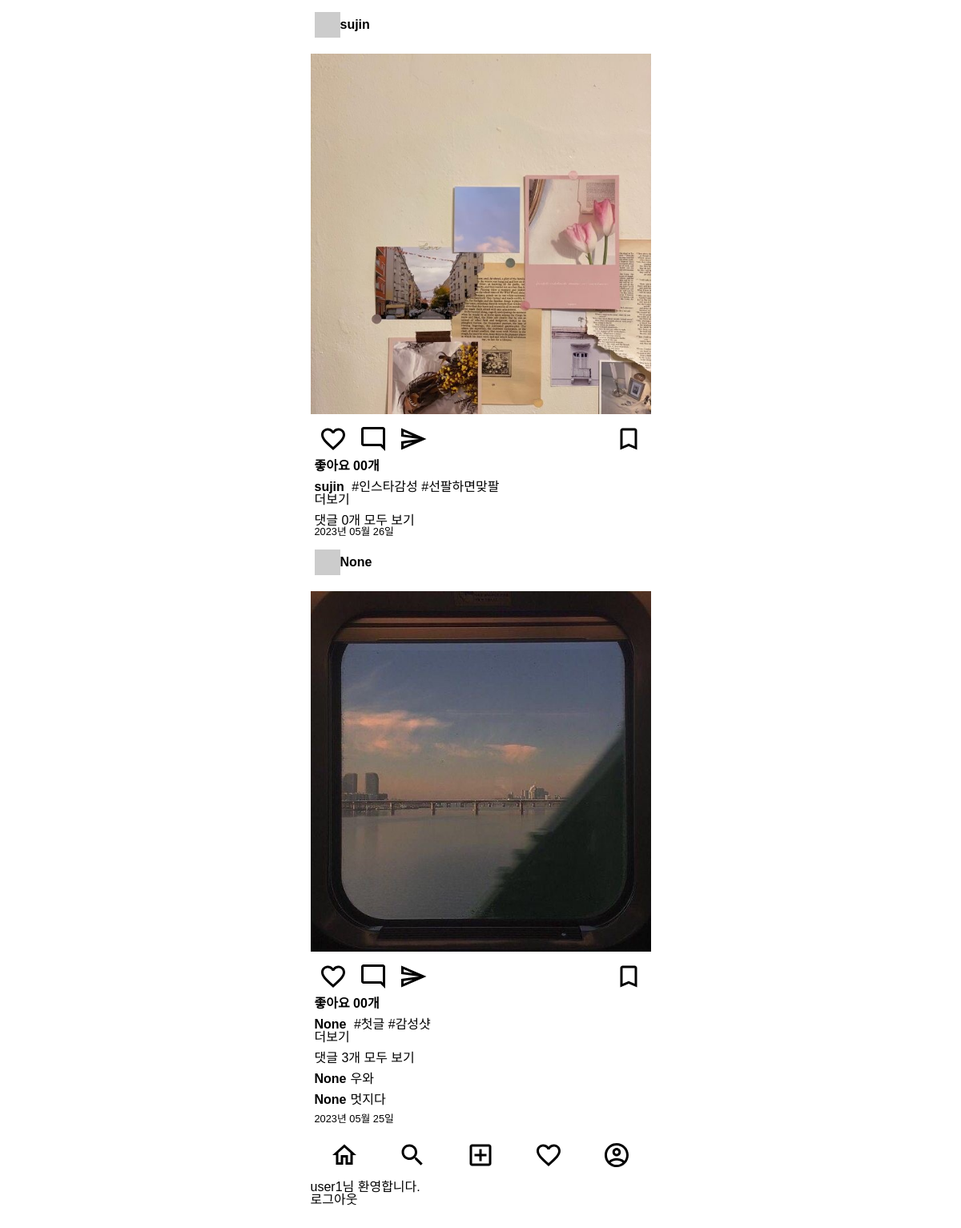
The page / (signed in) on the database its author committed.
### posts/models.py (models this page shows)
class Post(models.Model):
    image = models.ImageField(verbose_name='이미지', null=True, blank=True)
    content = models.TextField(verbose_name='내용')
    created_at = models.DateTimeField(verbose_name='작성일', auto_now_add=True)
    view_count = models.IntegerField(verbose_name='조회수', default=0)
    writer = models.ForeignKey(to=User, on_delete=models.CASCADE, null=True, blank=True)

class Comment(models.Model):
    content = models.TextField(verbose_name='내용')
    created_at = models.DateTimeField(verbose_name='작성일', auto_now_add=True)
    post = models.ForeignKey(to='Post', on_delete=models.CASCADE)
    writer = models.ForeignKey(to=User, on_delete=models.CASCADE, null=True, blank=True)

### users/models.py (models this page shows)
class User(AbstractUser): # AbstractUser 상속
    phone = models.CharField(verbose_name='전화번호', max_length=11)
    objects = UserManager()

### posts/views.py (the view)
# urls.py: path('', index, name='index'),
def index(request):
    post_list = Post.objects.all().order_by('-created_at') # Post 전체 데이터 조회
    context = {
        'post_list': post_list,
    }
    return render(request, 'index.html', context)

### templates/index.html (shortened to what this page needs)
{% extends 'base.html' %}
{% load static %}
{% block content %}
<main>
    <div class="card-list">
        {% for post in post_list %}
            {% include 'mixin/posts/post_card.html' with detail=False %}
        {% endfor %}
    </div>
</main>
{% endblock %}

### templates/base.html (shortened to what this page needs)
{% load static %}
<!DOCTYPE html>
<html lang="ko">
<head>
    <link rel="stylesheet" href="{% static 'css/reset.css' %}">
    <link rel="stylesheet" href="{% static 'css/index.css' %}">
</head>
<body class="container">
    <div>
    {% block content %}
    {% endblock %}
    </div>
    <div>
        <nav>
            <ul class="bottom-menu-group">
                <li>
                    <a href="{% url 'index' %}">
                        <img src="{% static 'icons/home_outlined_black_36dp.svg'%}" alt="홈">
                    </a>
                </li>
                <li>
                    <img src="{% static 'icons/search_outlined_black_36dp.svg' %}" alt="검색">
                </li>
                <li>
                    <a href="{% url 'posts:post-create' %}">
                        <img src="{% static 'icons/add_box_outlined_black_36dp.svg' %}" alt="글쓰기">
                    </a>
                </li>
                <li>
                    <img src="{% static 'icons/favorite_outlined_black_36dp.svg' %}" alt="좋아요">
                </li>
                <li>
                    <img src="{% static 'icons/account_circle_outlined_black_36dp.svg' %}" alt="프로필">
                </li>
            </ul>
        </nav>
    </div>
    {% if request.user.is_authenticated %}
        <div>
            {{ user.username }}님 환영합니다.
        </div>
        <a href="{% url 'accounts:logout' %}">로그아웃</a>
    {% else %}
    <a href="{% url 'accounts:login' %}">로그인</a>
    <a href="{% url 'accounts:signup' %}">회원가입</a>
    {% endif %}
</body>
</html>

### templates/mixin/posts/post_card.html (shortened to what this page needs)
{% load static %}
<div class="card">
    <div class="card__header">
        <img src="http://via.placeholder.com/32x32" alt="프로필이미지">
        <a href="#">
            <span class="card__user-name">{{ post.writer }}</span>
        </a>
    </div>
    <div class="card__body">
        <div>
            {% if post.image %}
                <img class="card__image" src="{{ post.image.url }}" alt="">
            {% else %}
                <img class="card__image" src="http://via.placeholder.com/600x600" alt="">
            {% endif %}
        </div>
        <div class="card__btn-group">
            <div>
                <img class="card__btn" src="{% static 'icons/favorite_outlined_black_36dp.svg' %}" alt="좋아요"/>
                <img class="card__btn" src="{% static 'icons/mode_comment_outlined_black_36dp.svg' %}" alt="댓글"/>
                <img class="card__btn" src="{% static 'icons/send_outlined_black_36dp.svg' %}" alt="공유하기"/>
            </div>
            <div>
                <img class="card__btn" src="{% static 'icons/bookmark_outlined_black_36dp.svg' %}" alt="북마크"/>
            </div>
        </div>
        <div class="card_content">
            <span class="card__like-num">좋아요 00개</span>
            <div class="card__main-text">
                <p><span class="card__user-name">{{ post.writer }}</span>
                    {% if not detail %}
                        {{ post.content|truncatechars:35 }}
                    {% else %}
                        {{ post.content }}
                    {% endif %}
                    </p>
                {% if not detail %}
                <a href="{% url 'posts:post-detail' post.id %}">더보기</a>
                {% endif %}
            </div>
            <div>
                <p>댓글 {{ post.comment_set.all.count }}개
                {% if not detail %}
                    <a href="{% url 'posts:post-detail' post.id %}">모두 보기</a>
                {% endif %}
                </p>
                <ul class="card__comment-group">
                    {% if not detail %}
                        {% for comment in post.comment_set.all|slice:":2" %}
                        <li>
                            <p><span class="card__user-name">{{ comment.writer }}</span>{{ comment.content }}</p>
                        </li>
                        {% endfor %}
                    {% else %}
                        {% for comment in post.comment_set.all %}
                        <li>
                            <p><span class="card__user-name">{{ comment.writer }}</span>{{ comment.content }}</p>
                        </li>
                        {% endfor %}
                    {% endif %}
                </ul>
                <p class="card__created-at">{{ post.created_at|date:"Y년 m월 d일" }}</p>
            </div>
        </div>
    </div>
</div>

### static/css/index.css (style rules this page uses)
.container { display: flex; flex-direction: column; max-width: 425px; }
body { font-family: 'Noto Sans KR', sans-serif; margin: 0 auto 60px auto; }
main { background-color: #FAFAFA; }
.bottom-menu-group { display: flex; height: 60px; align-items: center; justify-content: space-around; background-color: #FFFFFF; }
.card-list { margin: 10px 0; background-color: #FFFFFF; }
.card__header { display: flex; align-items: center; margin: 15px 0; padding: 0 5px; }
.card__user-name { font-weight: bold; margin: 0 5px 0 0; }
.card__body { margin: 10px 0; }
.card__image { height: 450px; width: 100%; margin: 5px 0; object-fit: cover; }
.card__btn-group { display: flex; justify-content: space-between; margin: 5px 0; padding: 0 5px; }
.card__btn { margin: 0 5px; }
.card_content { display: flex; flex-direction: column; padding: 0 5px; }
.card__like-num { font-weight: bold; }
.card__main-text { margin: 10px 0; }
.card__comment-group > li { margin: 10px 0; }
.card__created-at { font-weight: lighter; font-size: 0.8rem; }

### rows shown on the page
Post: writer "sujin", image (picture), content "#인스타감성 #선팔하면맞팔", comment_set.all.count "0", created_at "2023년 05월 26일"
Post: writer "None", image (picture), content "#첫글 #감성샷", comment_set.all.count "3", created_at "2023년 05월 25일"
Comment: writer "None", content "우와"
Comment: writer "None", content "멋지다"
User: username "user1"
